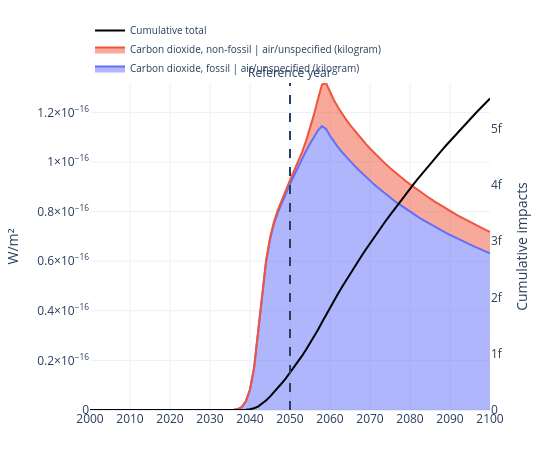

The notebook cell this image was saved under:
### Code cell
from trails.plotting import plot_rf

fig = plot_rf(
    trails=trails,
    reference_year=2050,
    by="flow",
    year_range=(2000, 2100),
    year_tick=10,
    #show_cumulative_quantile_band=True
    #y_max=0.2e-16
)
fig.show()
